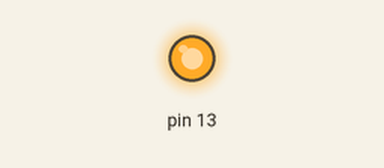
A sketch run on a simulated Arduino Uno, built with avr-gcc and run on an emulated ATmega328P. Parts: output pins drawn as LEDs (lit = HIGH). No radio packets arrive unless stated.

Above: at 1.0 s.
At 3.1 s:
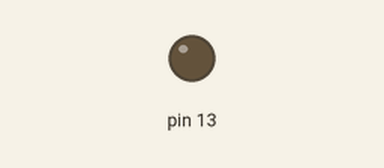
Timing chart, 0 to 5.4 s (numbered marks = the images above):
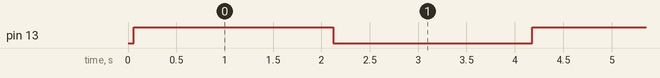

Measured:
- by itself, pin 13: alternates HIGH for 2.1 s and LOW for 2.1 s

The sketch:

Blink-Transmitter.ino
```cpp
//Se code envoie le caractère "1" attend 2sec envoie "0"
//http://www.genotronex.com/
//..................................
#include <VirtualWire.h>
char *controller;
void setup()
{
  vw_set_ptt_inverted(true); //
  vw_set_tx_pin(12);
  pinMode(13, OUTPUT);
  vw_setup(4000);// speed of data transfer Kbps
}

void loop()
{
  controller="1";
  vw_send((uint8_t *)controller, strlen(controller));
  vw_wait_tx(); // Wait until the whole message is gone
  digitalWrite(13,1);
  delay(2000);
  controller="0";
  vw_send((uint8_t *)controller, strlen(controller));
  vw_wait_tx(); // Wait until the whole message is gone
  digitalWrite(13,0);
  delay(2000);
}
```
